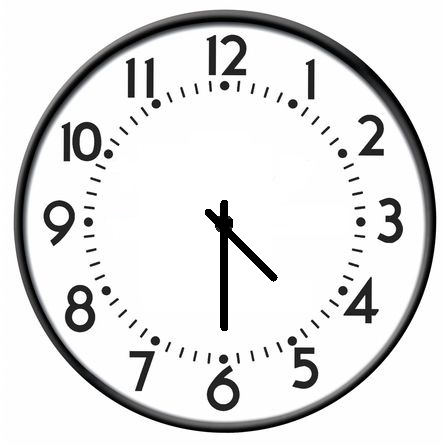
#> input picture Assignment 2/2-2.jpg, 443 x 445 px
$ jupyter execute q1.ipynb
#> lines starting #> are read from the running program, lines starting #| are printed output that depends on the picture; after the words box and inside, x2 and y2 are one past the last pixel; in counts of white or black regions, pixels touching at a corner belong together; long printed decimals are rounded
[cell 1]
import cv2
import numpy as np
from math import atan2, degrees
from matplotlib import pyplot as plt

# Define the calculate_time function to determine time based on angles
def calculate_time(hours_angle, minutes_angle):
    total_hours = None
    total_minutes = None
    if hours_angle is not None:
        total_hours = ((hours_angle % 360) / 360) * 12
    if minutes_angle is not None:
        total_minutes = ((minutes_angle % 360) / 360) * 60
    if total_minutes == 0:
        min = (total_hours % 1) * 60
        print("mins ;", min)
        total_minutes = min
        total_hours = int(total_hours)
    return total_hours, total_minutes

# Load the image for the initial time
image = cv2.imread('2-2.jpg', cv2.IMREAD_GRAYSCALE)
#> image: shape (445, 443); min 0, max 255, mean 225.2

# Create a copy of the image for drawing lines
image_with_lines = image.copy()

# Define a kernel for dilation
kernel = np.ones((4, 4), np.uint8)  # You can adjust the size of the kernel as needed

# Apply dilation
dilated_image = cv2.dilate(image, kernel, iterations=1)
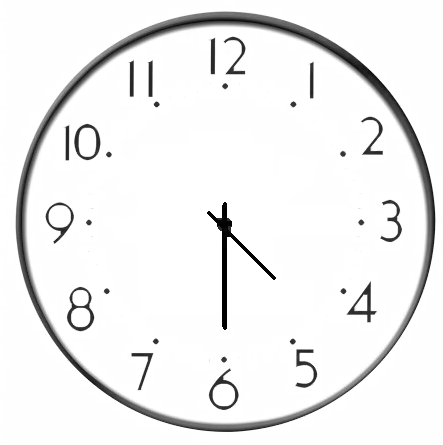
#> dilated_image: shape (445, 443); min 0, max 255, mean 239.4

# Display the original and dilated images
plt.subplot(121), plt.imshow(image, cmap='gray')
plt.title('Original Image'), plt.xticks([]), plt.yticks([])
plt.subplot(122), plt.imshow(dilated_image, cmap='gray')
plt.title('Dilated Image'), plt.xticks([]), plt.yticks([])

plt.show()
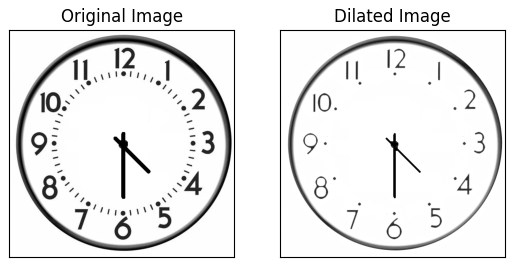
#> figure drawn by matplotlib, 2 panels
image = dilated_image

# Apply a binary threshold
_, black_white_image = cv2.threshold(image, 128, 255, cv2.THRESH_BINARY)
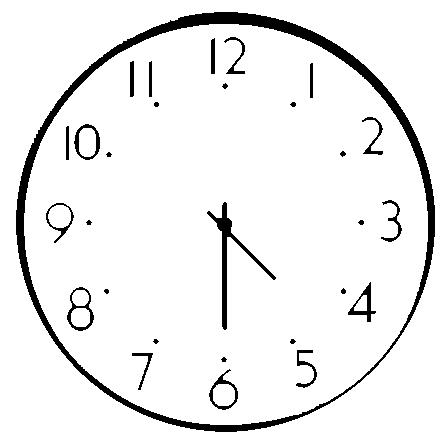
#> black_white_image: shape (445, 443); 93.3% white; 29 black regions (2 under 20 px), largest, box (x1, y1, x2, y2) and area: (16, 12, 435, 432) 9026, (207, 202, 276, 330) 1034, (67, 287, 94, 331) 317

# Display the black and white image
plt.imshow(black_white_image, cmap='gray')
plt.title('Black and White Image')
plt.xticks([]), plt.yticks([])

plt.show()

# Apply Hough Line Transform
edges = cv2.Canny(image, 30, 150)
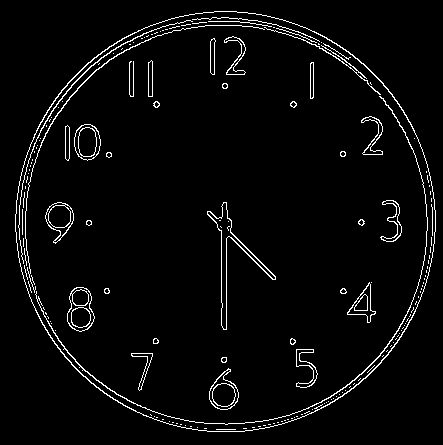
#> edges: shape (445, 443); 3.6% white in thin lines or dots, all inside (x1, y1, x2, y2) = (15, 11, 436, 432)
lines = cv2.HoughLines(edges, 1, np.pi / 180, threshold=120)
#> lines = [[226, 0], [1, 2.36]]

# Convert lines to angles and lengths
clock_hands = []  # A list to store angles and lengths of lines as tuples
if lines is not None:
    for line in lines:
        rho, theta = line[0]
        angle = degrees(theta)
        length = abs(rho)
        clock_hands.append((angle, length))
#> this loop made 2 passes
#> (rho, theta, angle, length) on passes 1 to 2: (226, 0, 0, 226), (1, 2.36, 135, 1)
#> after the loop, clock_hands = [(0, 226), (135, 1)]

# Sort the clock hands by length (smaller first)
clock_hands.sort(key=lambda x: x[1])

print("clock: ", clock_hands)
#| clock:  [(135.000, 1.0), (0.0, 226.0)]

# Pick the two shortest hands as hour and minute hands
if len(clock_hands) >= 2:
    hour_hand = clock_hands[0]
#> hour_hand = (135, 1)
    minute_hand = clock_hands[len(clock_hands)-1]
#> minute_hand = (0, 226)
else:
    hour_hand = None
    minute_hand = None

# Get the detected time for the initial image
hour, minute = calculate_time(hour_hand[0], minute_hand[0])
#> hour = 4; minute = 30

# Draw the lines on the copy of the image
if lines is not None:
    for line in lines:
        rho, theta = line[0]
        a = np.cos(theta)
        b = np.sin(theta)
        x0 = a * rho
        y0 = b * rho
        x1 = int(x0 + 1000 * (-b))
        y1 = int(y0 + 1000 * (a))
        x2 = int(x0 - 1000 * (-b))
        y2 = int(y0 - 1000 * (a))
        cv2.line(image_with_lines, (x1, y1), (x2, y2), (0, 0, 255), 2)  # Draw lines in red
#> this loop made 2 passes
#> (rho, theta, a, b, x0, y0, x1, y1) on passes 1 to 2: (226, 0, 1, 0, 226, 0, 226, 1000), (1, 2.36, -0.707, 0.707, -0.707, 0.707, -707, -706)
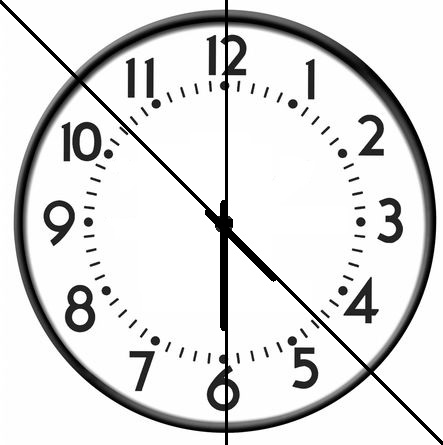
#> image_with_lines: shape (445, 443); min 0, max 255, mean 221.9

# Display the image with lines and the calculated time
plt.subplot(121), plt.imshow(image, cmap='gray')
plt.title('Original Image'), plt.xticks([]), plt.yticks([])
plt.subplot(122), plt.imshow(image_with_lines, cmap='gray')
if hour is not None and minute is not None:
    plt.title(f'Lines (Time: Hours:={hour:.2f}, Minutes:={minute:.2f})')
else:
    plt.title('Image with Lines (Hands not detected)')
plt.xticks([]), plt.yticks([])

plt.show()
